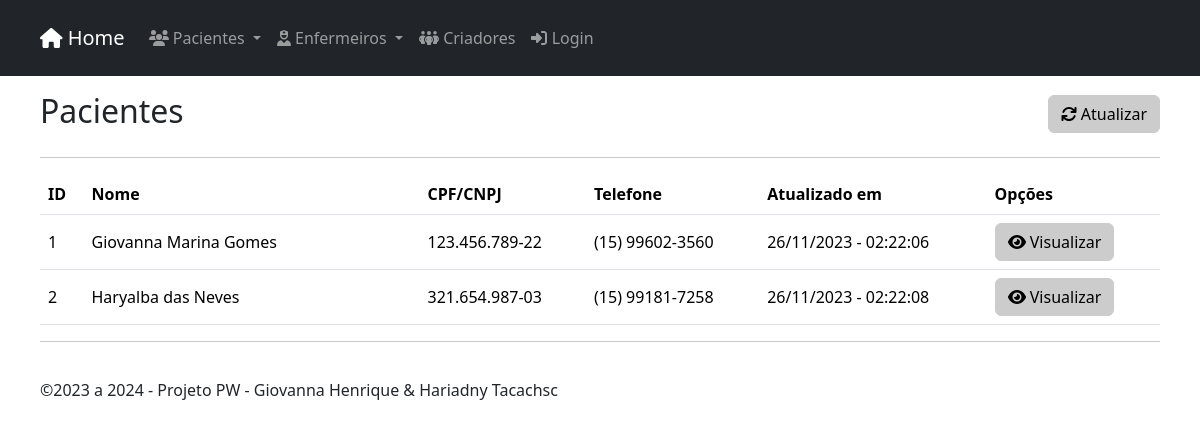
The app's page /customers/index.php, older data.
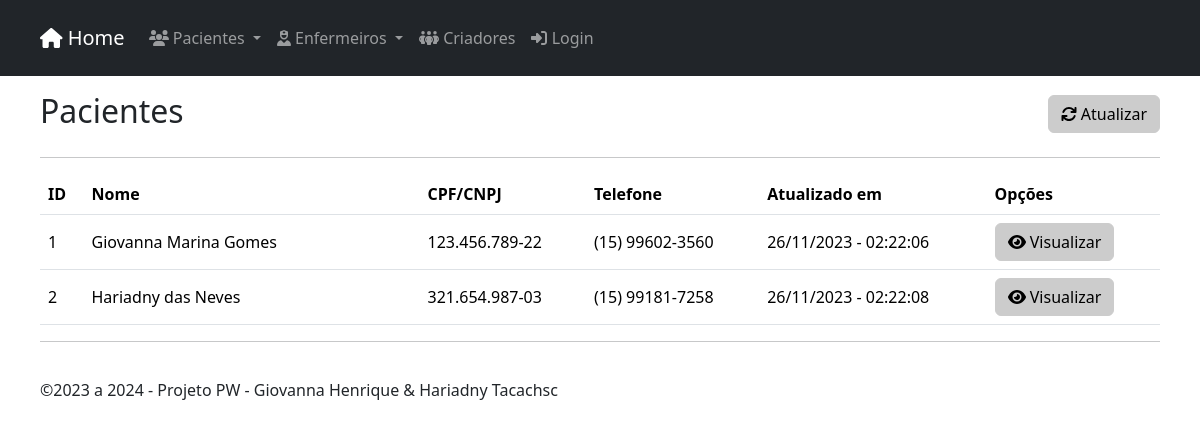
The same page, newer data.
### tables this page shows
CREATE TABLE `customers` (
  `id` int(11) UNSIGNED NOT NULL,
  `name` varchar(255) NOT NULL,
  `cpf_cnpj` varchar(14) NOT NULL,
  `birthdate` date NOT NULL,
  `address` varchar(255) NOT NULL,
  `hood` varchar(100) NOT NULL,
  `zip_code` varchar(8) NOT NULL,
  `city` varchar(100) NOT NULL,
  `state` varchar(2) NOT NULL,
  `phone` varchar(11) NOT NULL,
  `mobile` varchar(11) NOT NULL,
  `ie` varchar(15) NOT NULL,
  `created` datetime NOT NULL,
  `modified` datetime NOT NULL
);

### inc/database.php (called while the page is built, shortened)
<?php
    function open_database()
    {
        try {
            $conn = new mysqli(DB_HOST, DB_USER, DB_PASSWORD, DB_NAME);
            $conn->set_charset("utf8");
            return $conn;
        } catch (Exception $e) {
            throw new Exception($e->getMessage());
        }
    }
    function find( $table = null, $id = null ) {
        try {
            $database = open_database();
            $found = null;
            if ($id) {
                $sql = "SELECT * FROM " . $table . " WHERE id = " . $id;
                $result = $database->query($sql);
                if ($result->num_rows > 0) {
                    $found = $result->fetch_assoc();
                }
            } else {
                $sql = "SELECT * FROM " . $table;
                $result = $database->query($sql);
                if ($result->num_rows > 0) {
                    $found = array();
                    while ($row = $result->fetch_assoc()) {
                        array_push($found, $row);
                    }
                }
            }
        } catch (Exception $e) {
            $_SESSION['message'] = $e->GetMessage();
            $_SESSION['type'] = 'danger';
        }
        return $found;
    }
    function find_all( $table ) {
        return find($table);
    }
    function formatadata( $date, $formato ) {
        $dt = new DateTime ( $date, new DateTimeZone("America/Sao_Paulo"));
        return $dt -> format($formato);
    }
    function formatacel( $cell ) {
        $cll = "(" . substr($cell, 0, 2) . ") " . substr($cell, 2 ,5) . "-" . substr($cell, 7);
        return $cll;
    }
?>

### customers/functions.php (called while the page is built, shortened)
<?php
    function index() {
        $customers = find_all("customers");
    }
?>

### customers/index.php (the view, shortened to what this page needs)
<?php
    include("functions.php");
    index();
?>
            <header class="mt-2">
                <div class="row">
                    <div class="col-sm-6">
                        <h2>Pacientes</h2>
                    </div>
                    <div class="col-sm-6 text-end h2">
                        <a class="btn btn-light" href="index.php"><i class="fa-solid fa-refresh"></i> Atualizar</a>
                    </div>
                </div>
            </header>
            <hr>
            <table class="table table-hover align-middle">
                <thead>
                    <tr>
                        <th>ID</th>
                        <th width="30%">Nome</th>
                        <th>CPF/CNPJ</th>
                        <th>Telefone</th>
                        <th class="img-flex">Atualizado em</th>
                        <th>Opções</th>
                    </tr>
                </thead>
                <tbody>
                <?php if ($customers) : ?>
                <?php foreach ($customers as $customer) : ?>
                    <tr>
                        <td><?php echo $customer['id']; ?></td>
                        <td><?php echo $customer['name']; ?></td>
                        <td><?php echo $customer['cpf_cnpj']; ?></td>
                        <td><?php echo formatacel($customer['mobile']); ?></td>
                        <td class="img-flex"><?php echo formatadata($customer['modified'], "d/m/Y - H:i:s"); ?></td>
                        <td class="actions text-start actions-links">
                            <a href="view.php?id=<?php echo $customer['id']; ?>" class="btn btn btn-light"><i class="fa fa-eye"></i> Visualizar</a>
                        </td>
                    </tr>
                <?php endforeach; ?>
                <?php else : ?>
                    <tr>
                        <td colspan="6">Nenhum registro encontrado.</td>
                    </tr>
                <?php endif; ?>
                </tbody>
            </table>

Row changes from the older to the newer data that the page shows:
changed customers id 2: name "Haryalba das Neves" → "Hariadny das Neves"
